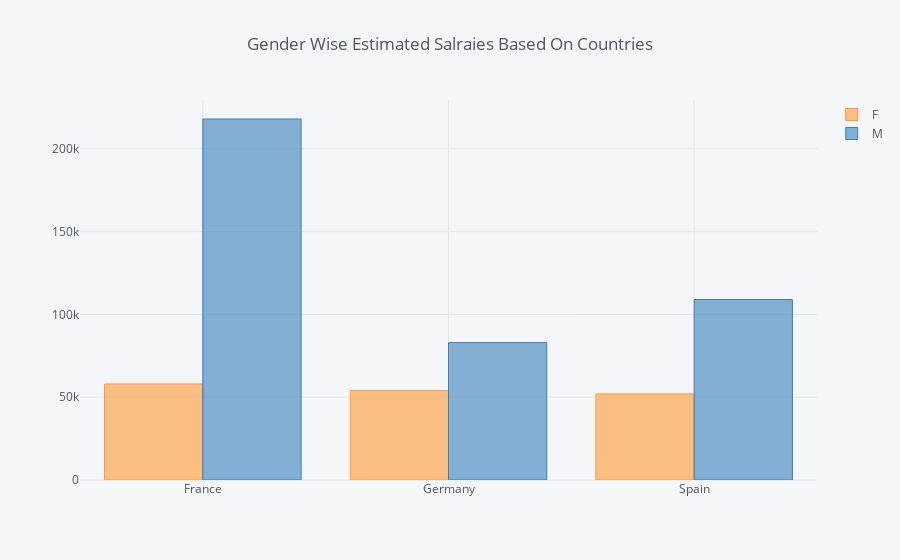

Notebook code cell kept with this figure:
### Code cell
Country_Gender_Salary.iplot(kind='bar',title = 'Gender Wise Estimated Salraies Based On Countries')

### Figure 1 — Plotly figure (JSON) as saved in the notebook; plotly's stock layout.template omitted (floating-point values rounded to 4 significant figures)
{"data": [{"marker": {"color": "rgba(255, 153, 51, 0.6)", "line": {"color": "rgba(255, 153, 51, 1.0)", "width": 1}}, "name": "F", "orientation": "v", "text": "", "type": "bar", "uid": "4003894f-50a9-49aa-ae4f-3355b500503b", "x": ["France", "Germany", "Spain"], "y": [58000, 54000, 52000]}, {"marker": {"color": "rgba(55, 128, 191, 0.6)", "line": {"color": "rgba(55, 128, 191, 1.0)", "width": 1}}, "name": "M", "orientation": "v", "text": "", "type": "bar", "uid": "1917249a-fb16-4ae4-a23d-7656d7312f1c", "x": ["France", "Germany", "Spain"], "y": [218000, 83000, 109000]}], "layout": {"legend": {"bgcolor": "#F5F6F9", "font": {"color": "#4D5663"}}, "paper_bgcolor": "#F5F6F9", "plot_bgcolor": "#F5F6F9", "title": {"font": {"color": "#4D5663"}, "text": "Gender Wise Estimated Salraies Based On Countries"}, "xaxis": {"gridcolor": "#E1E5ED", "showgrid": true, "tickfont": {"color": "#4D5663"}, "title": {"font": {"color": "#4D5663"}, "text": ""}, "zerolinecolor": "#E1E5ED"}, "yaxis": {"gridcolor": "#E1E5ED", "showgrid": true, "tickfont": {"color": "#4D5663"}, "title": {"font": {"color": "#4D5663"}, "text": ""}, "zerolinecolor": "#E1E5ED"}}}
